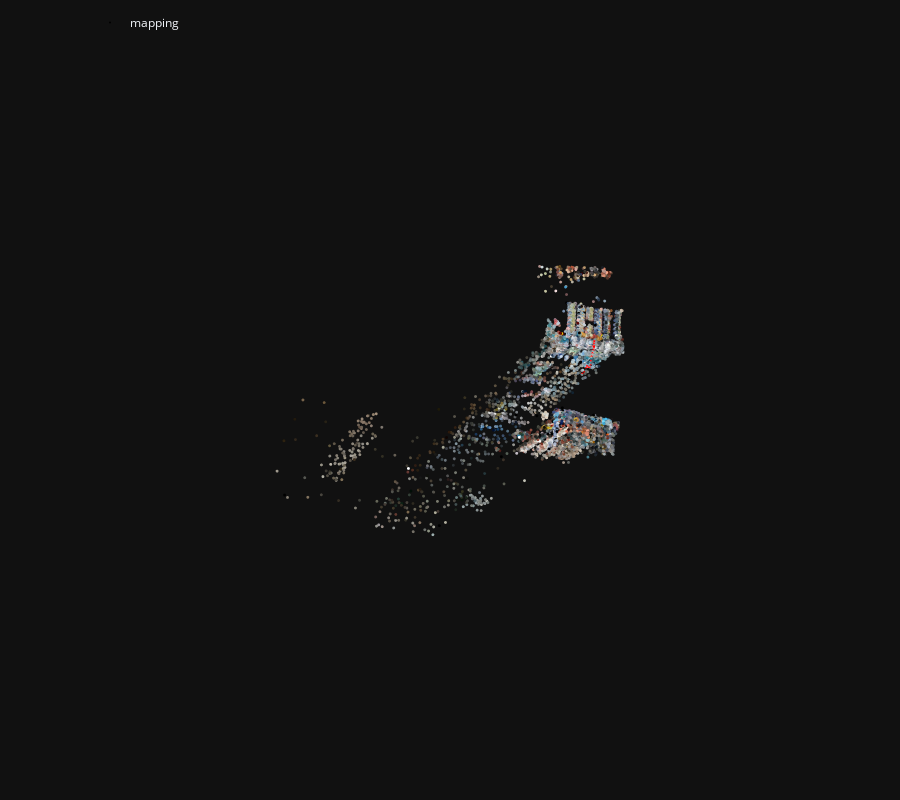

Notebook code cell kept with this figure:
### Markdown cell above
The we run incremental Structure-From-Motion and display the reconstructed 3D model.

### Code cell
model = reconstruction.main(
    sfm_dir, images, sfm_pairs, features, matches, image_list=references
)
fig = viz_3d.init_figure()
viz_3d.plot_reconstruction(
    fig, model, color="rgba(255,0,0,0.5)", name="mapping", points_rgb=True
)
fig.show()

### Figure 1 — Plotly figure (JSON) as saved in the notebook; plotly's stock layout.template omitted (floating-point values rounded to 4 significant figures; data arrays with more than 128 entries replaced by an {"elided": "..."} marker saying what was removed)
{"data": [{"legendgroup": "mapping", "marker": {"color": {"elided": "12750x3 int values"}, "line": {"width": 0}, "size": 1}, "mode": "markers", "name": "mapping", "type": "scatter3d", "x": {"elided": "12750 float values"}, "y": {"elided": "12750 float values"}, "z": {"elided": "12750 float values"}}, {"hovertemplate": "Image(image_id=1, camera=Camera(camera_id=1), name=\"0001.jpg\", has_pose=1, triangulated=3165/5000)", "legendgroup": "mapping", "line": {"color": "rgba(255,0,0,0.5)", "width": 1}, "mode": "lines", "name": "1", "showlegend": false, "type": "scatter3d", "x": [1.129, 0.9548, 1.406, 1.129, 1.406, 1.311, 1.129, 1.311, 0.8594, 1.129, 0.8594, 0.9548], "y": [-4.256, -4.592, -4.471, -4.256, -4.471, -4.155, -4.256, -4.155, -4.276, -4.256, -4.276, -4.592], "z": [-0.5267, -0.2976, -0.2578, -0.5267, -0.2578, -0.1365, -0.5267, -0.1365, -0.1764, -0.5267, -0.1764, -0.2976]}, {"hovertemplate": "Image(image_id=2, camera=Camera(camera_id=2), name=\"0002.jpg\", has_pose=1, triangulated=3533/5000)", "legendgroup": "mapping", "line": {"color": "rgba(255,0,0,0.5)", "width": 1}, "mode": "lines", "name": "2", "showlegend": false, "type": "scatter3d", "x": [1.032, 0.8444, 1.296, 1.032, 1.296, 1.202, 1.032, 1.202, 0.7502, 1.032, 0.7502, 0.8444], "y": [-4.186, -4.506, -4.39, -4.186, -4.39, -4.066, -4.186, -4.066, -4.182, -4.186, -4.182, -4.506], "z": [-0.5183, -0.2768, -0.2272, -0.5183, -0.2272, -0.1275, -0.5183, -0.1275, -0.1771, -0.5183, -0.1771, -0.2768]}, {"hovertemplate": "Image(image_id=3, camera=Camera(camera_id=3), name=\"0003.jpg\", has_pose=1, triangulated=4051/5000)", "legendgroup": "mapping", "line": {"color": "rgba(255,0,0,0.5)", "width": 1}, "mode": "lines", "name": "3", "showlegend": false, "type": "scatter3d", "x": [0.9529, 0.7591, 1.212, 0.9529, 1.212, 1.123, 0.9529, 1.123, 0.6701, 0.9529, 0.6701, 0.7591], "y": [-3.524, -3.818, -3.706, -3.524, -3.706, -3.373, -3.524, -3.373, -3.485, -3.524, -3.485, -3.818], "z": [-0.6037, -0.3328, -0.2918, -0.6037, -0.2918, -0.2216, -0.6037, -0.2216, -0.2626, -0.6037, -0.2626, -0.3328]}, {"hovertemplate": "Image(image_id=4, camera=Camera(camera_id=4), name=\"0004.jpg\", has_pose=1, triangulated=4345/5000)", "legendgroup": "mapping", "line": {"color": "rgba(255,0,0,0.5)", "width": 1}, "mode": "lines", "name": "4", "showlegend": false, "type": "scatter3d", "x": [0.8715, 0.6742, 1.13, 0.8715, 1.13, 1.049, 0.8715, 1.049, 0.5931, 0.8715, 0.5931, 0.6742], "y": [-2.888, -3.154, -3.048, -2.888, -3.048, -2.709, -2.888, -2.709, -2.815, -2.888, -2.815, -3.154], "z": [-0.5402, -0.2422, -0.2149, -0.5402, -0.2149, -0.1731, -0.5402, -0.1731, -0.2004, -0.5402, -0.2004, -0.2422]}, {"hovertemplate": "Image(image_id=5, camera=Camera(camera_id=5), name=\"0005.jpg\", has_pose=1, triangulated=4423/5000)", "legendgroup": "mapping", "line": {"color": "rgba(255,0,0,0.5)", "width": 1}, "mode": "lines", "name": "5", "showlegend": false, "type": "scatter3d", "x": [0.8672, 0.661, 1.12, 0.8672, 1.12, 1.048, 0.8672, 1.048, 0.5894, 0.8672, 0.5894, 0.661], "y": [-2.653, -2.88, -2.785, -2.653, -2.785, -2.441, -2.653, -2.441, -2.536, -2.653, -2.536, -2.88], "z": [-0.5413, -0.2168, -0.1973, -0.5413, -0.1973, -0.1926, -0.5413, -0.1926, -0.2121, -0.5413, -0.2121, -0.2168]}, {"hovertemplate": "Image(image_id=6, camera=Camera(camera_id=6), name=\"0006.jpg\", has_pose=1, triangulated=4154/5000)", "legendgroup": "mapping", "line": {"color": "rgba(255,0,0,0.5)", "width": 1}, "mode": "lines", "name": "6", "showlegend": false, "type": "scatter3d", "x": [0.9962, 0.773, 1.235, 0.9962, 1.235, 1.178, 0.9962, 1.178, 0.7163, 0.9962, 0.7163, 0.773], "y": [-2.72, -2.892, -2.813, -2.72, -2.813, -2.469, -2.72, -2.469, -2.548, -2.72, -2.548, -2.892], "z": [-0.5476, -0.2019, -0.1824, -0.5476, -0.1824, -0.2265, -0.5476, -0.2265, -0.2459, -0.5476, -0.2459, -0.2019]}, {"hovertemplate": "Image(image_id=7, camera=Camera(camera_id=7), name=\"0007.jpg\", has_pose=1, triangulated=3989/5000)", "legendgroup": "mapping", "line": {"color": "rgba(255,0,0,0.5)", "width": 1}, "mode": "lines", "name": "7", "showlegend": false, "type": "scatter3d", "x": [0.9943, 0.7591, 1.222, 0.9943, 1.222, 1.174, 0.9943, 1.174, 0.711, 0.9943, 0.711, 0.7591], "y": [-2.594, -2.728, -2.657, -2.594, -2.657, -2.318, -2.594, -2.318, -2.389, -2.594, -2.389, -2.728], "z": [-0.5541, -0.2, -0.176, -0.5541, -0.176, -0.2541, -0.5541, -0.2541, -0.2782, -0.5541, -0.2782, -0.2]}, {"hovertemplate": "Image(image_id=8, camera=Camera(camera_id=8), name=\"0008.jpg\", has_pose=1, triangulated=3805/5000)", "legendgroup": "mapping", "line": {"color": "rgba(255,0,0,0.5)", "width": 1}, "mode": "lines", "name": "8", "showlegend": false, "type": "scatter3d", "x": [0.9499, 0.7073, 1.172, 0.9499, 1.172, 1.135, 0.9499, 1.135, 0.6703, 0.9499, 0.6703, 0.7073], "y": [-2.265, -2.354, -2.294, -2.265, -2.294, -1.964, -2.265, -1.964, -2.024, -2.265, -2.024, -2.354], "z": [-0.4784, -0.1154, -0.09316, -0.4784, -0.09316, -0.2074, -0.4784, -0.2074, -0.2297, -0.4784, -0.2297, -0.1154]}, {"hovertemplate": "Image(image_id=9, camera=Camera(camera_id=9), name=\"0009.jpg\", has_pose=1, triangulated=3861/5000)", "legendgroup": "mapping", "line": {"color": "rgba(255,0,0,0.5)", "width": 1}, "mode": "lines", "name": "9", "showlegend": false, "type": "scatter3d", "x": [0.7948, 0.5428, 1.009, 0.7948, 1.009, 0.9899, 0.7948, 0.9899, 0.5236, 0.7948, 0.5236, 0.5428], "y": [-1.698, -1.724, -1.683, -1.698, -1.683, -1.371, -1.698, -1.371, -1.412, -1.698, -1.412, -1.724], "z": [-0.4621, -0.09589, -0.07205, -0.4621, -0.07205, -0.2319, -0.4621, -0.2319, -0.2557, -0.4621, -0.2557, -0.09589]}, {"hovertemplate": "Image(image_id=10, camera=Camera(camera_id=10), name=\"0010.jpg\", has_pose=1, triangulated=4140/5000)", "legendgroup": "mapping", "line": {"color": "rgba(255,0,0,0.5)", "width": 1}, "mode": "lines", "name": "10", "showlegend": false, "type": "scatter3d", "x": [0.5128, 0.245, 0.7109, 0.5128, 0.7109, 0.7071, 0.5128, 0.7071, 0.2412, 0.5128, 0.2412, 0.245], "y": [-0.8058, -0.7806, -0.7473, -0.8058, -0.7473, -0.457, -0.8058, -0.457, -0.4902, -0.8058, -0.4902, -0.7806], "z": [-0.5164, -0.1623, -0.1226, -0.5164, -0.1226, -0.3208, -0.5164, -0.3208, -0.3605, -0.5164, -0.3605, -0.1623]}, {"hovertemplate": "Image(image_id=11, camera=Camera(camera_id=11), name=\"0011.jpg\", has_pose=1, triangulated=4192/5000)", "legendgroup": "mapping", "line": {"color": "rgba(255,0,0,0.5)", "width": 1}, "mode": "lines", "name": "11", "showlegend": false, "type": "scatter3d", "x": [0.2384, -0.04375, 0.4208, 0.2384, 0.4208, 0.4359, 0.2384, 0.4359, -0.02865, 0.2384, -0.02865, -0.04375], "y": [0.2872, 0.36, 0.3838, 0.2872, 0.3838, 0.6496, 0.2872, 0.6496, 0.6258, 0.2872, 0.6258, 0.36], "z": [-0.739, -0.4042, -0.3461, -0.739, -0.3461, -0.5757, -0.739, -0.5757, -0.6338, -0.739, -0.6338, -0.4042]}, {"hovertemplate": "Image(image_id=12, camera=Camera(camera_id=12), name=\"0012.jpg\", has_pose=1, triangulated=4349/5000)", "legendgroup": "mapping", "line": {"color": "rgba(255,0,0,0.5)", "width": 1}, "mode": "lines", "name": "12", "showlegend": false, "type": "scatter3d", "x": [0.03016, -0.2532, 0.2107, 0.03016, 0.2107, 0.2471, 0.03016, 0.2471, -0.2168, 0.03016, -0.2168, -0.2532], "y": [1.595, 1.727, 1.729, 1.595, 1.729, 1.963, 1.595, 1.963, 1.96, 1.595, 1.96, 1.727], "z": [-0.947, -0.6315, -0.5643, -0.947, -0.5643, -0.8248, -0.947, -0.8248, -0.892, -0.947, -0.892, -0.6315]}, {"hovertemplate": "Image(image_id=13, camera=Camera(camera_id=13), name=\"0013.jpg\", has_pose=1, triangulated=4501/5000)", "legendgroup": "mapping", "line": {"color": "rgba(255,0,0,0.5)", "width": 1}, "mode": "lines", "name": "13", "showlegend": false, "type": "scatter3d", "x": [-0.08612, -0.3656, 0.09745, -0.08612, 0.09745, 0.146, -0.08612, 0.146, -0.317, -0.08612, -0.317, -0.3656], "y": [2.934, 3.116, 3.106, 2.934, 3.106, 3.305, 2.934, 3.305, 3.315, 2.934, 3.315, 3.116], "z": [-1.03, -0.7343, -0.6622, -1.03, -0.6622, -0.9477, -1.03, -0.9477, -1.02, -1.03, -1.02, -0.7343]}, {"hovertemplate": "Image(image_id=14, camera=Camera(camera_id=14), name=\"0014.jpg\", has_pose=1, triangulated=3852/5000)", "legendgroup": "mapping", "line": {"color": "rgba(255,0,0,0.5)", "width": 1}, "mode": "lines", "name": "14", "showlegend": false, "type": "scatter3d", "x": [-0.342, -0.6235, -0.1655, -0.342, -0.1655, -0.0925, -0.342, -0.0925, -0.5505, -0.342, -0.5505, -0.6235], "y": [3.721, 3.963, 3.941, 3.721, 3.941, 4.089, 3.721, 4.089, 4.111, 3.721, 4.111, 3.963], "z": [-0.7636, -0.5153, -0.4178, -0.7636, -0.4178, -0.7282, -0.7636, -0.7282, -0.8257, -0.7636, -0.8257, -0.5153]}, {"hovertemplate": "Image(image_id=15, camera=Camera(camera_id=15), name=\"0015.jpg\", has_pose=1, triangulated=3798/5000)", "legendgroup": "mapping", "line": {"color": "rgba(255,0,0,0.5)", "width": 1}, "mode": "lines", "name": "15", "showlegend": false, "type": "scatter3d", "x": [-0.7305, -1.014, -0.5585, -0.7305, -0.5585, -0.4766, -0.7305, -0.4766, -0.932, -0.7305, -0.932, -1.014], "y": [3.794, 4.055, 4.033, 3.794, 4.033, 4.162, 3.794, 4.162, 4.183, 3.794, 4.183, 4.055], "z": [0.08674, 0.3142, 0.4232, 0.08674, 0.4232, 0.1064, 0.08674, 0.1064, -0.002544, 0.08674, -0.002544, 0.3142]}, {"hovertemplate": "Image(image_id=16, camera=Camera(camera_id=16), name=\"0016.jpg\", has_pose=1, triangulated=4243/5000)", "legendgroup": "mapping", "line": {"color": "rgba(255,0,0,0.5)", "width": 1}, "mode": "lines", "name": "16", "showlegend": false, "type": "scatter3d", "x": [-1.06, -1.344, -0.8858, -1.06, -0.8858, -0.8157, -1.06, -0.8157, -1.274, -1.06, -1.274, -1.344], "y": [3.487, 3.699, 3.676, 3.487, 3.676, 3.853, 3.487, 3.853, 3.876, 3.487, 3.876, 3.699], "z": [1.487, 1.756, 1.851, 1.487, 1.851, 1.556, 1.487, 1.556, 1.461, 1.487, 1.461, 1.756]}, {"hovertemplate": "Image(image_id=17, camera=Camera(camera_id=17), name=\"0017.jpg\", has_pose=1, triangulated=4376/5000)", "legendgroup": "mapping", "line": {"color": "rgba(255,0,0,0.5)", "width": 1}, "mode": "lines", "name": "17", "showlegend": false, "type": "scatter3d", "x": [-1.249, -1.528, -1.065, -1.249, -1.065, -1.013, -1.249, -1.013, -1.476, -1.249, -1.476, -1.528], "y": [3.393, 3.551, 3.531, 3.393, 3.531, 3.753, 3.393, 3.753, 3.773, 3.393, 3.773, 3.551], "z": [2.532, 2.84, 2.912, 2.532, 2.912, 2.645, 2.532, 2.645, 2.572, 2.532, 2.572, 2.84]}, {"hovertemplate": "Image(image_id=18, camera=Camera(camera_id=18), name=\"0018.jpg\", has_pose=1, triangulated=4108/5000)", "legendgroup": "mapping", "line": {"color": "rgba(255,0,0,0.5)", "width": 1}, "mode": "lines", "name": "18", "showlegend": false, "type": "scatter3d", "x": [-1.58, -1.847, -1.38, -1.58, -1.38, -1.363, -1.58, -1.363, -1.829, -1.58, -1.829, -1.847], "y": [4.124, 4.184, 4.187, 4.124, 4.187, 4.467, 4.124, 4.467, 4.464, 4.124, 4.464, 4.184], "z": [3.633, 3.983, 4.025, 3.633, 4.025, 3.813, 3.633, 3.813, 3.772, 3.633, 3.772, 3.983]}, {"hovertemplate": "Image(image_id=19, camera=Camera(camera_id=19), name=\"0019.jpg\", has_pose=1, triangulated=3935/5000)", "legendgroup": "mapping", "line": {"color": "rgba(255,0,0,0.5)", "width": 1}, "mode": "lines", "name": "19", "showlegend": false, "type": "scatter3d", "x": [-2.161, -2.404, -1.936, -2.161, -1.936, -1.938, -2.161, -1.938, -2.406, -2.161, -2.406, -2.404], "y": [5.499, 5.55, 5.56, 5.499, 5.56, 5.844, 5.499, 5.844, 5.833, 5.499, 5.833, 5.55], "z": [4.624, 4.993, 5.002, 4.624, 5.002, 4.794, 4.624, 4.794, 4.785, 4.624, 4.785, 4.993]}, {"hovertemplate": "Image(image_id=20, camera=Camera(camera_id=20), name=\"0020.jpg\", has_pose=1, triangulated=3771/5000)", "legendgroup": "mapping", "line": {"color": "rgba(255,0,0,0.5)", "width": 1}, "mode": "lines", "name": "20", "showlegend": false, "type": "scatter3d", "x": [-2.685, -2.95, -2.483, -2.685, -2.483, -2.485, -2.685, -2.485, -2.951, -2.685, -2.951, -2.95], "y": [6.062, 6.096, 6.124, 6.062, 6.124, 6.411, 6.062, 6.411, 6.384, 6.062, 6.384, 6.096], "z": [6.031, 6.385, 6.421, 6.031, 6.421, 6.218, 6.031, 6.218, 6.182, 6.031, 6.182, 6.385]}], "layout": {"height": 800, "legend": {"orientation": "h", "x": 0.1, "xanchor": "left", "y": 0.99, "yanchor": "top"}, "margin": {"b": 0, "l": 0, "pad": 0, "r": 0, "t": 0}, "scene": {"aspectmode": "data", "camera": {"eye": {"x": 0, "y": -0.1, "z": -2}, "projection": {"type": "orthographic"}, "up": {"x": 0, "y": -1, "z": 0}}, "dragmode": "orbit", "xaxis": {"autorange": true, "showbackground": false, "showgrid": false, "showline": false, "showticklabels": true, "visible": false}, "yaxis": {"autorange": true, "showbackground": false, "showgrid": false, "showline": false, "showticklabels": true, "visible": false}, "zaxis": {"autorange": true, "showbackground": false, "showgrid": false, "showline": false, "showticklabels": true, "visible": false}}}}
